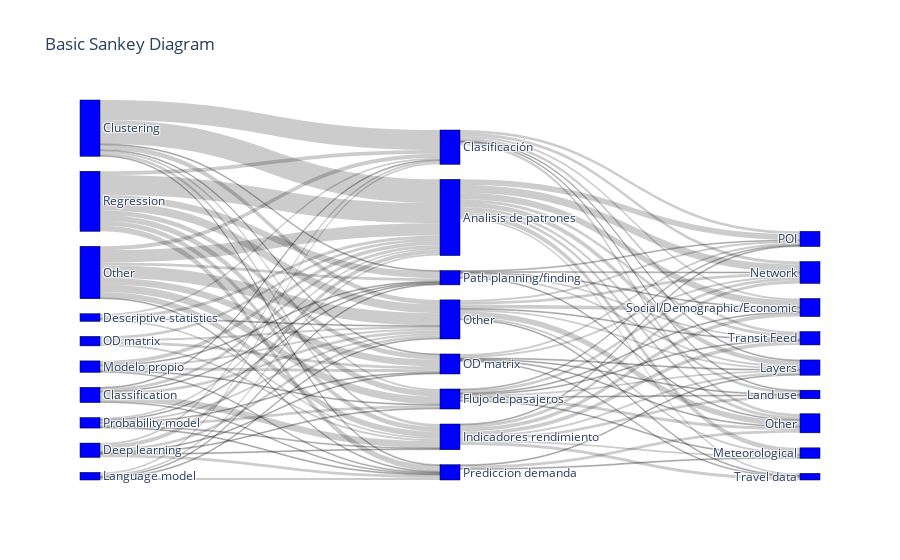

Write notebook code for a chart like this one.
### Code cell
aggregated_table2 = (
    data[columns]
    .groupby(["Other datasets", "Analysis type"])[["ID"]]
    .nunique()
    .sort_values(by="ID")
).reset_index()

aggregated_table = (
    data[columns]
    .groupby(["Model", "Model type", "Analysis type"])[["ID"]]
    .nunique()
    .groupby(["Model type", "Analysis type"])[["ID"]]
    .sum()
    .sort_values(by="ID")
).reset_index()

label1 = sorted(list(sets_dict["Model type"]))
label1.append("Other")
label2 = sorted(set(data["Analysis type"].tolist()))
label3 = sorted(list(sets_dict["Other datasets"]))
label3.append("Other")


source = []
target = []
value = []

for row in aggregated_table.iterrows():
    source.append(label1.index(row[1]["Model type"]))
    target.append(label2.index(row[1]["Analysis type"]) + len(label1))
    value.append(row[1]["ID"])


for row in aggregated_table2.iterrows():
    source.append(label2.index(row[1]["Analysis type"]) + len(label1))
    target.append(label3.index(row[1]["Other datasets"]) + len(label1) + len(label2))
    value.append(row[1]["ID"])

fig = go.Figure(
    data=[
        go.Sankey(
            node=dict(
                pad=15,
                thickness=20,
                line=dict(color="black", width=0.5),
                label=label1 + label2 + label3,
                color="blue",
            ),
            link=dict(
                source=source,  # indices correspond to labels, eg A1, A2, A1, B1, ...
                target=target,
                value=value,
            ),
        )
    ]
)

fig.update_layout(title_text="Basic Sankey Diagram")
fig.show()

### Figure 1 — Plotly figure (JSON) as saved in the notebook; plotly's stock layout.template omitted (floating-point values rounded to 4 significant figures)
{"data": [{"link": {"source": [19, 17, 17, 6, 33, 5, 19, 5, 4, 4, 5, 19, 24, 24, 2, 2, 2, 24, 4, 24, 19, 21, 17, 17, 17, 6, 21, 24, 5, 24, 4, 6, 33, 21, 21, 24, 2, 6, 2, 5, 5, 19, 4, 19, 33, 26, 5, 4, 26, 26, 26, 26, 33, 2, 33, 26, 33, 26, 33, 33, 26, 4, 4, 39, 40, 40, 38, 38, 36, 40, 40, 36, 39, 37, 36, 41, 36, 35, 36, 38, 38, 35, 41, 38, 39, 35, 34, 40, 37, 39, 39, 37, 40, 38, 36, 34, 35, 37, 34, 37, 37, 35, 36, 35, 39, 36, 34, 35, 41, 39, 37, 37, 34, 34, 39, 34, 34, 34], "target": [36, 40, 39, 39, 41, 38, 40, 36, 41, 40, 37, 41, 37, 38, 35, 41, 40, 41, 38, 40, 39, 37, 41, 35, 34, 37, 39, 39, 35, 34, 36, 35, 40, 38, 34, 36, 34, 34, 39, 41, 39, 38, 37, 34, 35, 35, 34, 39, 38, 37, 36, 41, 37, 37, 38, 40, 36, 39, 39, 34, 34, 35, 34, 58, 61, 50, 61, 58, 55, 48, 55, 57, 57, 50, 46, 46, 50, 44, 44, 45, 44, 45, 45, 50, 50, 55, 58, 57, 45, 45, 46, 46, 45, 48, 45, 57, 57, 58, 44, 48, 44, 48, 48, 50, 48, 61, 61, 61, 61, 55, 57, 55, 46, 45, 61, 50, 55, 48], "value": [1, 1, 1, 1, 1, 1, 1, 1, 1, 1, 1, 1, 1, 1, 1, 1, 1, 1, 1, 1, 2, 2, 2, 2, 2, 2, 2, 2, 2, 2, 2, 2, 3, 3, 3, 3, 3, 3, 3, 3, 3, 3, 3, 4, 4, 4, 4, 5, 5, 5, 6, 6, 6, 7, 7, 7, 8, 9, 13, 13, 21, 21, 25, 1, 1, 1, 1, 1, 1, 1, 1, 1, 1, 1, 1, 1, 1, 1, 1, 1, 1, 1, 1, 2, 2, 2, 2, 2, 2, 2, 2, 2, 2, 2, 2, 3, 3, 3, 3, 3, 3, 3, 3, 3, 3, 3, 3, 3, 3, 4, 4, 4, 5, 5, 6, 6, 7, 8]}, "node": {"color": "blue", "label": ["Algebraic model", "Anomaly detection", "Classification", "Classifictaion", "Clustering", "Deep learning", "Descriptive statistics", "Dimensionality reduction", "Economical model", "Error correction model", "Feature selection", "Forecasting", "Game theory", "Genetic algorithm", "Genetic algorithms", "Graph model", "Gravity-based model", "Language model", "Modelo Propio", "Modelo propio", "Neural networks", "OD matrix", "Optimization", "Panel analysis", "Probability model", "Ranking algorithm", "Regression", "Stochastic mode", "Stochastic model", "Time series analysis", "Trip chaining model", "Trip destinaton model", "Trip-chaining model", "Other", "Analisis de patrones", "Clasificación", "Flujo de pasajeros", "Indicadores rendimiento", "OD matrix", "Other", "Path planning/finding", "Prediccion demanda", "COVID-19", "Events", "Land use", "Layers", "Meteorological", "Mobile", "Network", "Network Status Updates", "POI", "Population mobility", "Regulation", "Sensor data", "Social network", "Social/Demographic/Economic", "Survey", "Transit Feed", "Travel data", "Travel planning", "Web mapping service", "Other"], "line": {"color": "black", "width": 0.5}, "pad": 15, "thickness": 20}, "type": "sankey"}], "layout": {"title": {"text": "Basic Sankey Diagram"}}}
